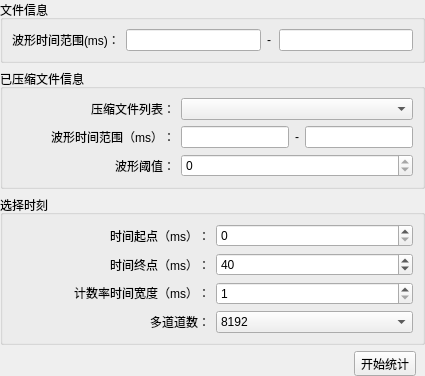
         <widget class="QWidget" name="page_cps">
          <layout class="QVBoxLayout" name="verticalLayout_7">
           <property name="leftMargin">
            <number>0</number>
           </property>
           <property name="topMargin">
            <number>0</number>
           </property>
           <property name="rightMargin">
            <number>0</number>
           </property>
           <property name="bottomMargin">
            <number>0</number>
           </property>
           <item>
            <widget class="QGroupBox" name="groupBox_8">
             <property name="title">
              <string>文件信息</string>
             </property>
             <layout class="QGridLayout" name="gridLayout_10">
              <item row="1" column="0">
               <widget class="QLabel" name="label_30">
                <property name="text">
                 <string>波形时间范围(ms)：</string>
                </property>
               </widget>
              </item>
              <item row="1" column="4">
               <widget class="QLineEdit" name="line_waveform_endT_3">
                <property name="readOnly">
                 <bool>true</bool>
                </property>
               </widget>
              </item>
              <item row="1" column="2" colspan="2">
               <widget class="QLabel" name="label_27">
                <property name="text">
                 <string>-</string>
                </property>
               </widget>
              </item>
              <item row="1" column="1">
               <widget class="QLineEdit" name="line_waveform_startT_3">
                <property name="readOnly">
                 <bool>true</bool>
                </property>
               </widget>
              </item>
             </layout>
            </widget>
           </item>
           <item>
            <widget class="QGroupBox" name="groupBox">
             <property name="title">
              <string>已压缩文件信息</string>
             </property>
             <layout class="QGridLayout" name="gridLayout_2">
              <item row="2" column="2">
               <widget class="QLineEdit" name="line_measure_startT_3">
                <property name="sizePolicy">
                 <sizepolicy hsizetype="Minimum" vsizetype="Fixed">
                  <horstretch>0</horstretch>
                  <verstretch>0</verstretch>
                 </sizepolicy>
                </property>
                <property name="minimumSize">
                 <size>
                  <width>40</width>
                  <height>0</height>
                 </size>
                </property>
                <property name="readOnly">
                 <bool>true</bool>
                </property>
               </widget>
              </item>
              <item row="3" column="2" colspan="3">
               <widget class="QSpinBox" name="spinBox_threshold_3">
                <property name="readOnly">
                 <bool>true</bool>
                </property>
                <property name="maximum">
                 <number>999999</number>
                </property>
               </widget>
              </item>
              <item row="3" column="0" colspan="2">
               <widget class="QLabel" name="label_8">
                <property name="text">
                 <string>波形阈值：</string>
                </property>
                <property name="alignment">
                 <set>Qt::AlignRight|Qt::AlignTrailing|Qt::AlignVCenter</set>
                </property>
               </widget>
              </item>
              <item row="2" column="4">
               <widget class="QLineEdit" name="line_measure_endT_3">
                <property name="sizePolicy">
                 <sizepolicy hsizetype="Minimum" vsizetype="Fixed">
                  <horstretch>0</horstretch>
                  <verstretch>0</verstretch>
                 </sizepolicy>
                </property>
                <property name="minimumSize">
                 <size>
                  <width>40</width>
                  <height>0</height>
                 </size>
                </property>
                <property name="readOnly">
                 <bool>true</bool>
                </property>
               </widget>
              </item>
              <item row="2" column="3">
               <widget class="QLabel" name="label_3">
                <property name="text">
                 <string>-</string>
                </property>
               </widget>
              </item>
              <item row="2" column="1">
               <widget class="QLabel" name="label_2">
                <property name="minimumSize">
                 <size>
                  <width>157</width>
                  <height>0</height>
                 </size>
                </property>
                <property name="text">
                 <string>波形时间范围（ms）：</string>
                </property>
                <property name="alignment">
                 <set>Qt::AlignRight|Qt::AlignTrailing|Qt::AlignVCenter</set>
                </property>
               </widget>
              </item>
              <item row="0" column="2" colspan="3">
               <widget class="QComboBox" name="comboBox_h5Files"/>
              </item>
              <item row="0" column="1">
               <widget class="QLabel" name="label">
                <property name="text">
                 <string>压缩文件列表：</string>
                </property>
                <property name="alignment">
                 <set>Qt::AlignRight|Qt::AlignTrailing|Qt::AlignVCenter</set>
                </property>
               </widget>
              </item>
             </layout>
            </widget>
           </item>
           <item>
            <widget class="QGroupBox" name="groupBox_ngamma">
             <property name="title">
              <string>选择时刻</string>
             </property>
             <layout class="QGridLayout" name="gridLayout">
              <item row="2" column="0">
               <widget class="QLabel" name="label_26">
                <property name="text">
                 <string>时间终点（ms）：</string>
                </property>
                <property name="alignment">
                 <set>Qt::AlignRight|Qt::AlignTrailing|Qt::AlignVCenter</set>
                </property>
               </widget>
              </item>
              <item row="3" column="1">
               <widget class="QSpinBox" name="spinBox_time1">
                <property name="sizePolicy">
                 <sizepolicy hsizetype="Preferred" vsizetype="Fixed">
                  <horstretch>0</horstretch>
                  <verstretch>0</verstretch>
                 </sizepolicy>
                </property>
                <property name="minimumSize">
                 <size>
                  <width>94</width>
                  <height>0</height>
                 </size>
                </property>
                <property name="minimum">
                 <number>1</number>
                </property>
                <property name="maximum">
                 <number>1000</number>
                </property>
                <property name="singleStep">
                 <number>1</number>
                </property>
                <property name="value">
                 <number>1</number>
                </property>
               </widget>
              </item>
              <item row="1" column="0">
               <widget class="QLabel" name="label_6">
                <property name="text">
                 <string>时间起点（ms）：</string>
                </property>
                <property name="alignment">
                 <set>Qt::AlignRight|Qt::AlignTrailing|Qt::AlignVCenter</set>
                </property>
               </widget>
              </item>
              <item row="2" column="1">
               <widget class="QSpinBox" name="spinBox_endT_3">
                <property name="minimum">
                 <number>1</number>
                </property>
                <property name="maximum">
                 <number>10000</number>
                </property>
                <property name="value">
                 <number>40</number>
                </property>
               </widget>
              </item>
              <item row="1" column="1">
               <widget class="QSpinBox" name="spinBox_startT_3">
                <property name="maximum">
                 <number>10000</number>
                </property>
               </widget>
              </item>
              <item row="3" column="0">
               <widget class="QLabel" name="label_11">
                <property name="sizePolicy">
                 <sizepolicy hsizetype="Preferred" vsizetype="Fixed">
                  <horstretch>0</horstretch>
                  <verstretch>0</verstretch>
                 </sizepolicy>
                </property>
                <property name="text">
                 <string>计数率时间宽度（ms）：</string>
                </property>
                <property name="alignment">
                 <set>Qt::AlignRight|Qt::AlignTrailing|Qt::AlignVCenter</set>
                </property>
               </widget>
              </item>
              <item row="4" column="0">
               <widget class="QLabel" name="label_7">
                <property name="text">
                 <string>多道道数：</string>
                </property>
                <property name="alignment">
                 <set>Qt::AlignRight|Qt::AlignTrailing|Qt::AlignVCenter</set>
                </property>
               </widget>
              </item>
              <item row="4" column="1">
               <widget class="QComboBox" name="comboBox_channels">
                <property name="currentIndex">
                 <number>3</number>
                </property>
                <item>
                 <property name="text">
                  <string>1024</string>
                 </property>
                </item>
                <item>
                 <property name="text">
                  <string>2048</string>
                 </property>
                </item>
                <item>
                 <property name="text">
                  <string>4096</string>
                 </property>
                </item>
                <item>
                 <property name="text">
                  <string>8192</string>
                 </property>
                </item>
               </widget>
              </item>
             </layout>
            </widget>
           </item>
           <item>
            <widget class="QWidget" name="widget_6" native="true">
             <property name="sizePolicy">
              <sizepolicy hsizetype="Preferred" vsizetype="Fixed">
               <horstretch>0</horstretch>
               <verstretch>0</verstretch>
              </sizepolicy>
             </property>
             <layout class="QHBoxLayout" name="horizontalLayout_7">
              <property name="leftMargin">
               <number>5</number>
              </property>
              <property name="topMargin">
               <number>0</number>
              </property>
              <property name="rightMargin">
               <number>9</number>
              </property>
              <property name="bottomMargin">
               <number>0</number>
              </property>
              <item>
               <spacer name="horizontalSpacer_4">
                <property name="orientation">
                 <enum>Qt::Horizontal</enum>
                </property>
                <property name="sizeHint" stdset="0">
                 <size>
                  <width>255</width>
                  <height>20</height>
                 </size>
                </property>
               </spacer>
              </item>
              <item>
               <widget class="QToolButton" name="toolButton_cps">
                <property name="enabled">
                 <bool>true</bool>
                </property>
                <property name="text">
                 <string>开始统计</string>
                </property>
                <property name="icon">
                 <iconset resource="lresource.qrc">
                  <normaloff>:/resource/image/3Dsurface.png</normaloff>:/resource/image/3Dsurface.png</iconset>
                </property>
                <property name="checkable">
                 <bool>false</bool>
                </property>
                <property name="toolButtonStyle">
                 <enum>Qt::ToolButtonTextBesideIcon</enum>
                </property>
               </widget>
              </item>
             </layout>
            </widget>
           </item>
          </layout>
         </widget>
